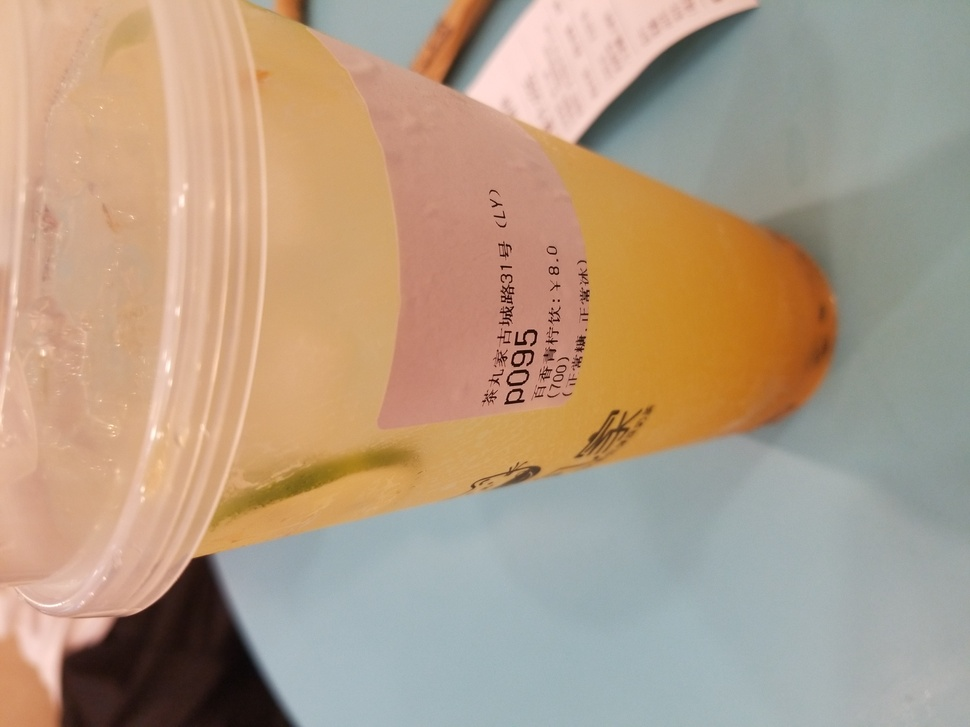
%> input picture hw2/exercise1/method1/myimg2.jpg, 970 x 727 px, shrunk from 4032 x 3024 before the run, given in place of myimg1.jpg, which was not available
$ octave code.m   (GNU Octave 9; MATLAB toolbox functions it lacks are replaced by stand-ins)
%> lines starting %> are read from the running program, lines starting %| are printed output that depends on the picture; pictures that were not available may be replaced by others from this repository, and a replacement may not be noted
%read in images
%I and I2 were taken by me
I = imread("myimg1.jpg");
%> I is the input picture: size 727x970x3 uint8; mean R, G, B 178.3, 156.4, 133.7
I2 = imread("myimg2.jpg");
I3 = imread("snow1.jpg");
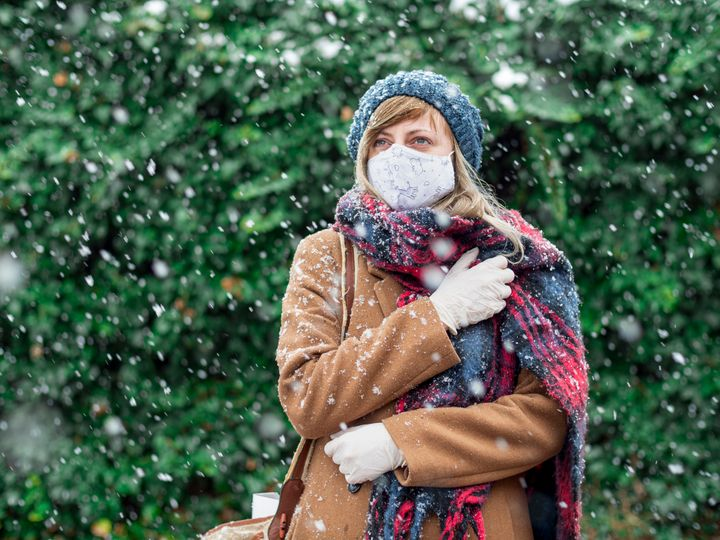
%> input picture hw2/exercise1/method1/snow1.jpg, 720 x 540 px
%> I3 is the input picture: size 540x720x3 uint8; mean R, G, B 80.3, 97.5, 80.1
I4 = imread("venice1.jpg");
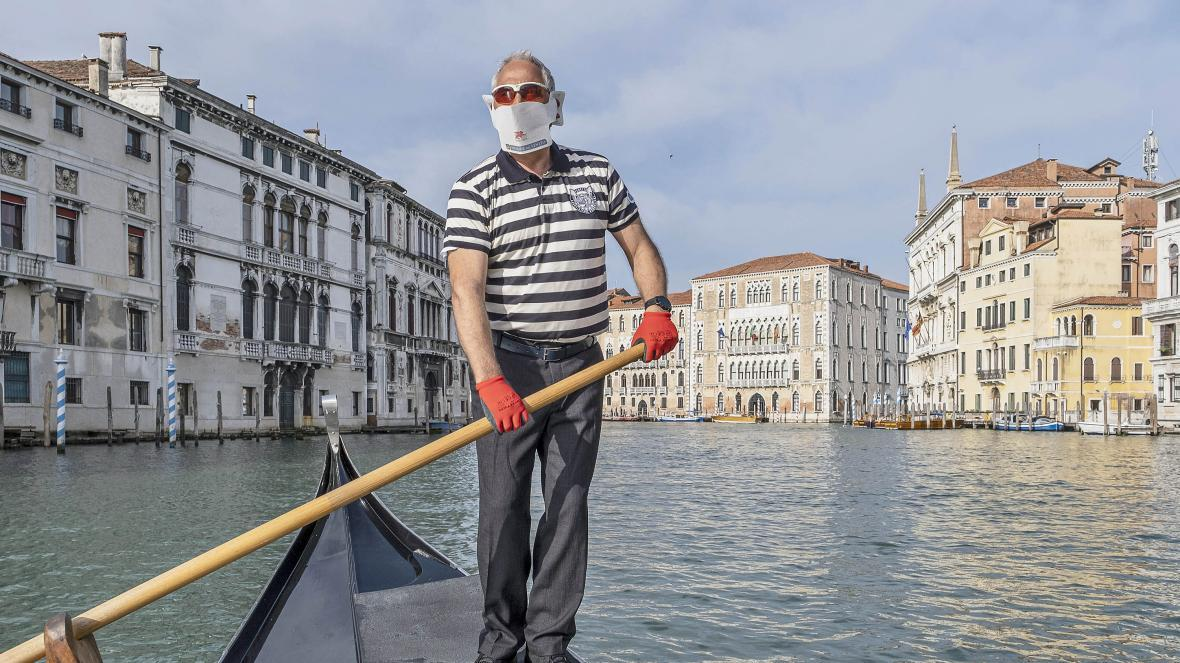
%> input picture hw2/exercise1/method1/venice1.jpg, 1180 x 663 px
%> I4 is the input picture: size 663x1180x3 uint8; mean R, G, B 144.8, 146.6, 150.4

%convert to greyscale using function
gs = rgb2gray(I);
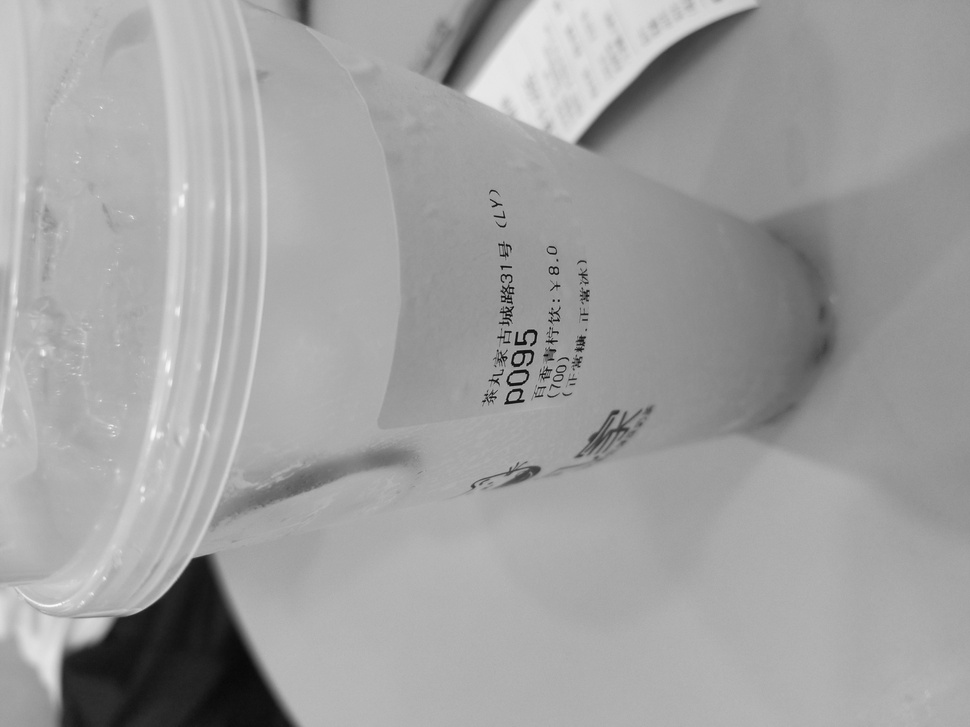
%> gs: size 727x970 uint8; min 8, max 251, mean 160.4
gs2 = rgb2gray(I2);
gs3 = rgb2gray(I3);
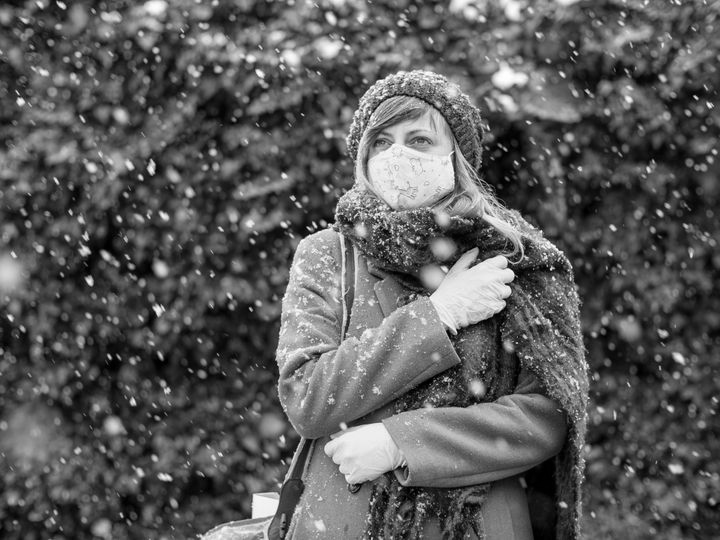
%> gs3: size 540x720 uint8; min 0, max 255, mean 90.3
gs4 = rgb2gray(I4);
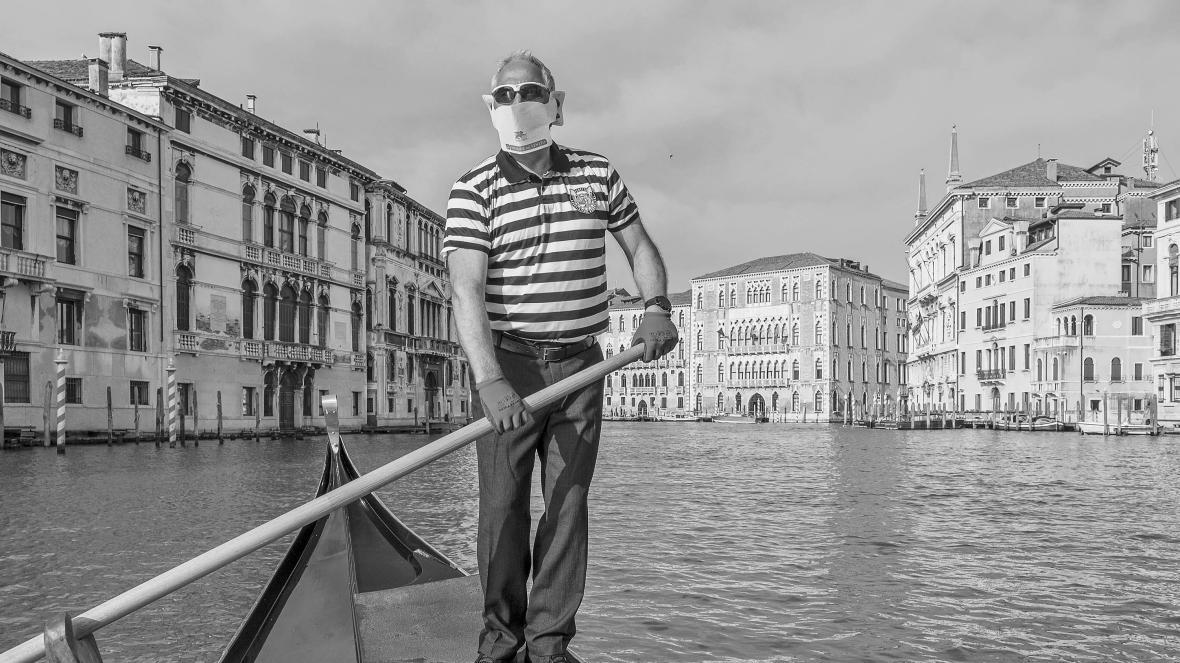
%> gs4: size 663x1180 uint8; min 0, max 255, mean 146.5

%show image before and after converting to greyscale
imshowpair(I,gs,"montage");
imshowpair(I2,gs2,"montage")
imshowpair(I3,gs3,"montage")
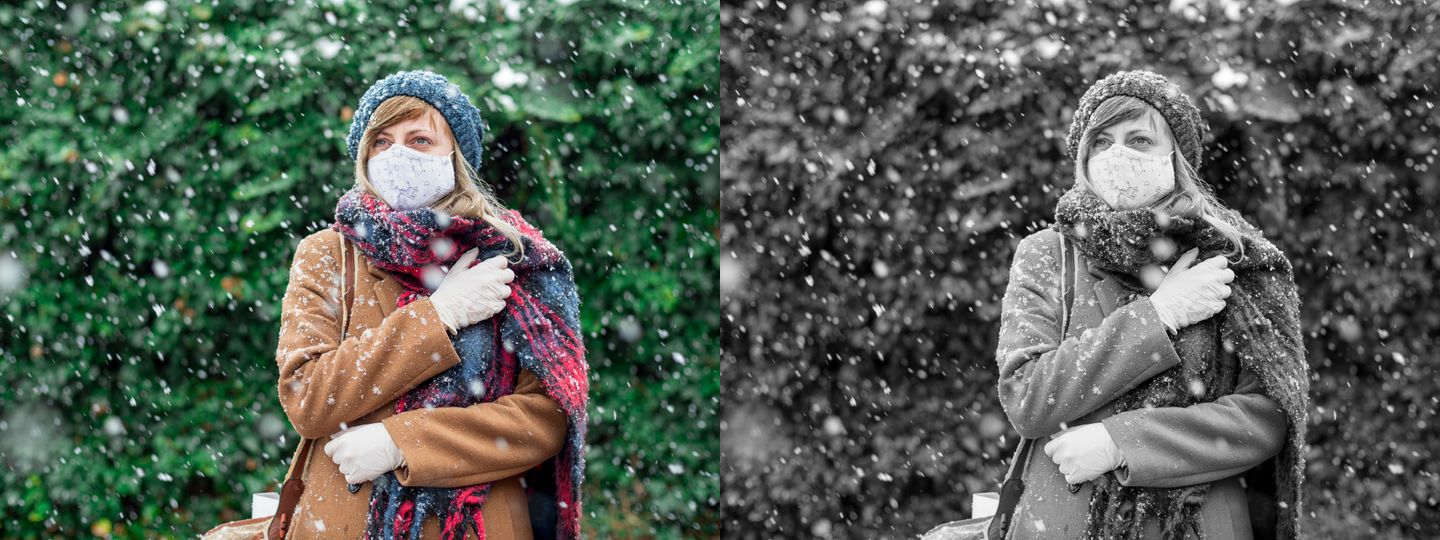
%> displayed picture: size 540x1440x3, on the screen's scale of 0 to 255; mean R, G, B 85.3, 93.9, 85.2
imshowpair(I4,gs4,"montage")
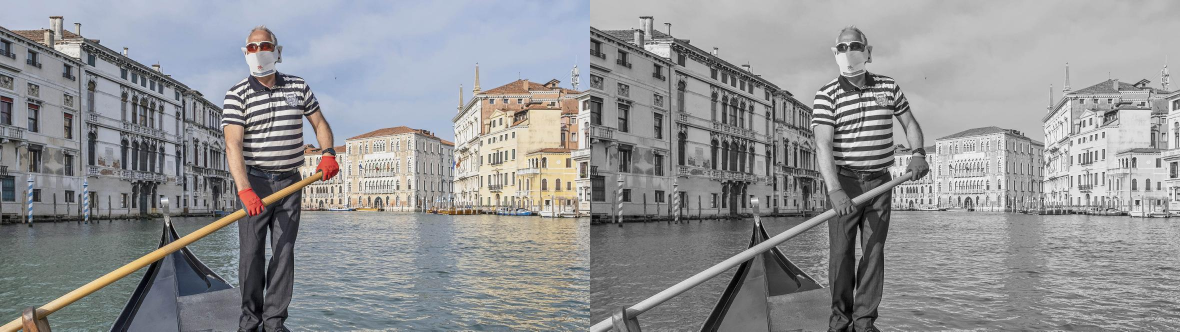
%> displayed picture: size 663x2360x3, on the screen's scale of 0 to 255 (shown at 1/2 size); mean R, G, B 145.7, 146.5, 148.4

%write to output
imwrite(gs, "myimg1_gray.jpg");
imwrite(gs2, "myimg2_gray.jpg");
imwrite(gs3, "snow1_gray.jpg");
imwrite(gs4, "venice1_gray.jpg");
